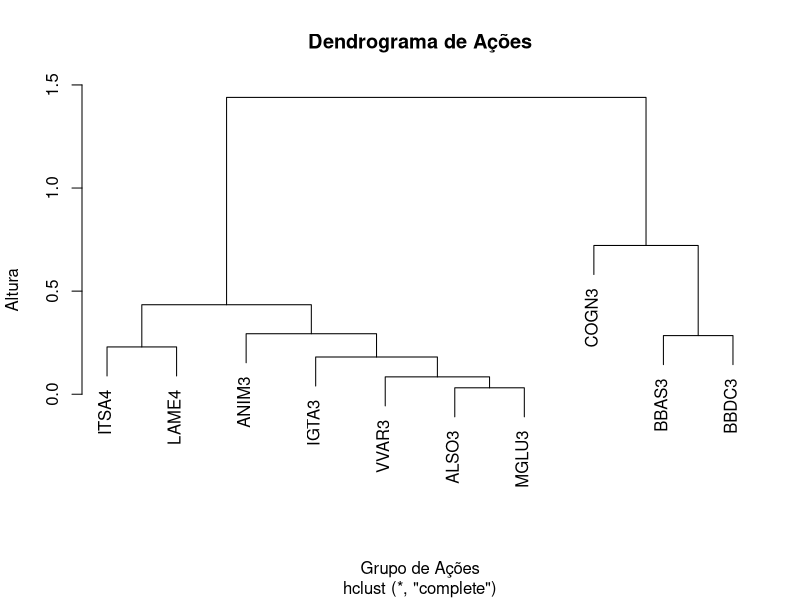

Write R code to recreate this figure.
acoes = read.csv("CSVs/acoes_close2019.csv", header = TRUE)

acoes = t(as.matrix(acoes))

# head(acoes)

acoes.cor <- as.dist(1 - cor(t(acoes)))

HC_acoes.cor <- hclust(acoes.cor, method = "complete", members = NULL)

plot(HC_acoes.cor, ylab = "Altura", xlab = "Grupo de Ações",
     main = "Dendrograma de Ações")